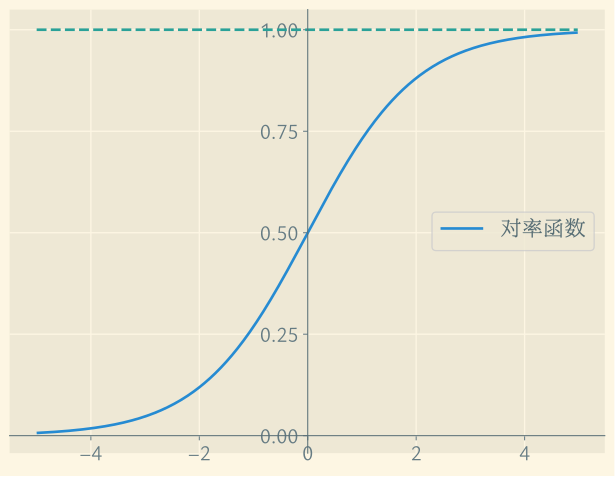

Reproduce this figure in Python.
import matplotlib.pyplot as plt
import matplotlib.ticker as ticker
import seaborn as sns
import numpy as np

x = np.arange(-5, 5, 0.02)
logistic = 1 / (1 + np.exp(-x))
y = np.sign(np.abs(x))

with plt.style.context('Solarize_Light2'):

    plt.rcParams.update({
        "font.family": ["Ysabeau Office", "LXGW Neo ZhiSong Screen Full"],
        "axes.unicode_minus": True,
        "savefig.bbox": "tight",
        'legend.fontsize': 16,
        "xtick.labelsize": 16,
        "ytick.labelsize": 16,
        'text.color': '#586e75',
    })

    fig, ax = plt.subplots(figsize=(8, 6))

    for s in ['bottom', 'left']:
        ax.spines[s].set_position('zero')
        ax.spines[s].set_color('#586e75')

    for s in ['top', 'right']:
        ax.spines[s].set_color('none')

    ax.yaxis.set_major_locator(ticker.MultipleLocator(0.25))
    sns.lineplot(x=x, y=logistic, label="对率函数", ax=ax)
    sns.lineplot(x=x, y=y, ls="--", ax=ax)
    ax.legend(loc="center right")

    fig.savefig("logistic-func-plot.svg", transparent=True)
